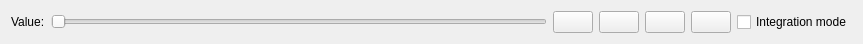
<?xml version="1.0" encoding="UTF-8"?>
<ui version="4.0">
 <class>CutSelector</class>
 <widget class="QWidget" name="CutSelector">
  <property name="geometry">
   <rect>
    <x>0</x>
    <y>0</y>
    <width>863</width>
    <height>42</height>
   </rect>
  </property>
  <property name="windowTitle">
   <string>Form</string>
  </property>
  <layout class="QHBoxLayout" name="h_layout">
   <item>
    <widget class="QLabel" name="lb_value">
     <property name="text">
      <string>Value:</string>
     </property>
    </widget>
   </item>
   <item>
    <widget class="QSlider" name="sl_frame">
     <property name="maximum">
      <number>5</number>
     </property>
     <property name="orientation">
      <enum>Qt::Horizontal</enum>
     </property>
    </widget>
   </item>
   <item>
    <widget class="QPushButton" name="but_first">
     <property name="text">
      <string/>
     </property>
     <property name="icon">
      <iconset resource="icons.qrc">
       <normaloff>:/icon/first.png</normaloff>:/icon/first.png</iconset>
     </property>
    </widget>
   </item>
   <item>
    <widget class="QPushButton" name="but_previous">
     <property name="text">
      <string/>
     </property>
     <property name="icon">
      <iconset resource="icons.qrc">
       <normaloff>:/icon/previous.png</normaloff>:/icon/previous.png</iconset>
     </property>
    </widget>
   </item>
   <item>
    <widget class="QPushButton" name="but_next">
     <property name="text">
      <string/>
     </property>
     <property name="icon">
      <iconset resource="icons.qrc">
       <normaloff>:/icon/next.png</normaloff>:/icon/next.png</iconset>
     </property>
    </widget>
   </item>
   <item>
    <widget class="QPushButton" name="but_last">
     <property name="text">
      <string/>
     </property>
     <property name="icon">
      <iconset resource="icons.qrc">
       <normaloff>:/icon/last.png</normaloff>:/icon/last.png</iconset>
     </property>
    </widget>
   </item>
   <item>
    <widget class="QCheckBox" name="chk_integration_mode">
     <property name="text">
      <string>Integration mode</string>
     </property>
    </widget>
   </item>
  </layout>
 </widget>
 <resources>
  <include location="icons.qrc"/>
 </resources>
 <connections/>
</ui>
